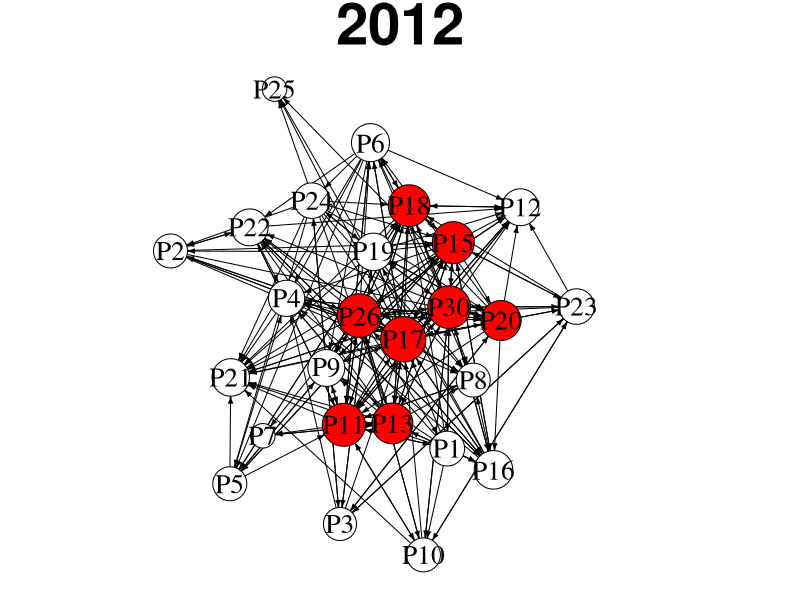
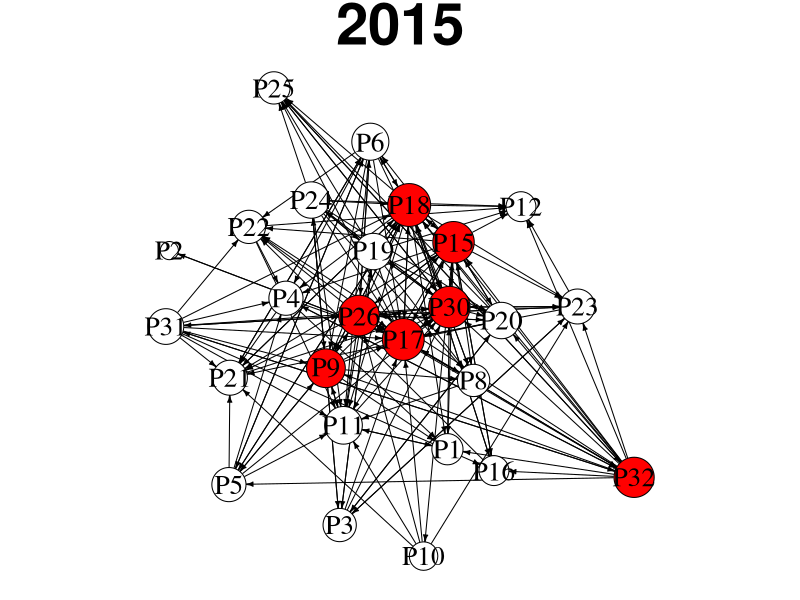

Generate these figures, in order, with R:
### visualization of the knowledge network between firms in 2012 and 2015 ###


# packages
library(data.table)
library(dplyr)
library(igraph)

# for reproduction
set.seed(16)



##__  PLOT - highlight the core of the network and entries/exits __##

## DATA PREP ## 

# graph from matrix
mat1 <-as.matrix(read.csv("../data/KNetwork1.csv", sep=";", header=TRUE, row.names = 1))
graph1 <- graph.adjacency(mat1)

mat2 <-as.matrix(read.csv("../data/KNetwork2.csv", sep=";", header=TRUE, row.names = 1))
graph2 <- graph.adjacency(mat2)

# core/periphery characteristics of nodes
cp_df <- data.frame(fread("../data/core_periphery.csv", sep=";"), row.names = 1)

# add core/periphery attribute
V(graph1)$core <- cp_df$core2012
V(graph2)$core <- cp_df$core2015


# assign colors
V(graph1)[V(graph1)$core == 0]$color <- "white"
V(graph1)[V(graph1)$core == 1]$color <- "red"

V(graph2)[V(graph2)$core == 0]$color <- "white"
V(graph2)[V(graph2)$core == 1]$color <- "red"

# network layout
set.seed(45)
la <- layout_with_graphopt(graph1, niter=500, mass=2500)*1000


## PLOT 1
title <- "core_periphery_2012"
file_name <- paste("../figures/", title, ".png", sep="")
png(file_name, width=1000, height=900, units = 'px')

par(mar=c(0,0,2.2,0) + 0.1, mgp=c(3,1,0))

plot(graph1, layout=la*1000,
	vertex.size=5+4*log(degree(graph1)),
	vertex.label.color="black",
	vertex.label.cex=1.65,
	edge.color="black",
	edge.arrow.size=0.35,
	caption="")
title(main="2012", cex.main=3.5)
dev.off()


## PLOT 2
title <- "core_periphery_2015"
file_name <- paste("../figures/", title, ".png", sep="")
png(file_name, width=1000, height=900, units = 'px')

par(mar=c(0,0,2.2,0) + 0.1, mgp=c(3,1,0))

plot(graph2, layout=la*1000,
     vertex.size=5+4*log(degree(graph2)),
     vertex.label.color="black",
     vertex.label.cex=1.65,
     edge.color="black",
     edge.arrow.size=0.35,
     caption="")
title(main="2015", cex.main=3.5)
dev.off()



